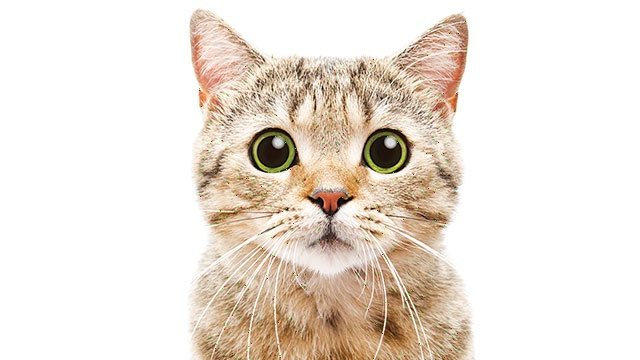
#> input picture File Gambar/kucing.jpg, 640 x 360 px, found by its file name
$ jupyter execute 2.EkstrasiFiturBerdasarkanWarna.ipynb
#> lines starting #> are read from the running program, lines starting #| are printed output that depends on the picture
Import Library

[cell 1]
import numpy as np
import imageio
import matplotlib.pyplot as plt
import cv2

Membaca gambar

[cell 2]
img_bgr = cv2.imread("kucing.jpg")
#> img_bgr is the input picture: shape (360, 640, 3); mean B, G, R 217.4, 226.7, 235.9
img = cv2.cvtColor(img_bgr, cv2.COLOR_BGR2RGB)
height, width, channel = img_bgr.shape
#> height = 360; width = 640; channel = 3

Membuat variable untuk menyimpan data gambar

[cell 3]
hgr = np.zeros((256))
hgg = np.zeros((256))
hgb = np.zeros((256))
hgrgb = np.zeros((768), dtype=np.int32)

Mengisi nilai dalam array hg dengan 0

[cell 4]
def makeItZero():
    for x in range(0, 256):
        hgr[x] = 0
        hgg[x] = 0
        hgb[x] = 0

    for x in range(0,768):
        hgrgb[x] = 0

Menghitung nilai dari gambar

[cell 5]
makeItZero()

temp = [0]
for y in range(0, height):
    for x in range(0, width):
        red = int(img[y][x][0])
        green = int(img[y][x][1])
        blue = int(img[y][x][2])
        red = red + 0
        green = green + 256
        blue = blue + 512

        hgrgb[red] += 1
        hgrgb[green] += 1
        hgrgb[blue] += 1
#> after the loop, hgrgb = 768 values, max 145903 at index 255, min 1 at index 2, mean 900

binsrgb = np.linspace(0, 768, 100)
binsr = np.linspace(0, 0, 100)
plt.hist(hgr, binsr, color = "red", alpha=0.5)
binsg = np.linspace(0, 256, 100)
plt.hist(hgr, binsg, color = "green", alpha=0.5)
binsb = np.linspace(0, 768, 100)
plt.hist(hgr, binsb, color = "blue", alpha=0.5)
#plt.hist(hgr, binsrgb, alpha=0.5)
plt.plot(hgrgb)
plt.title("Histogram Red Green Blue")
plt.show()
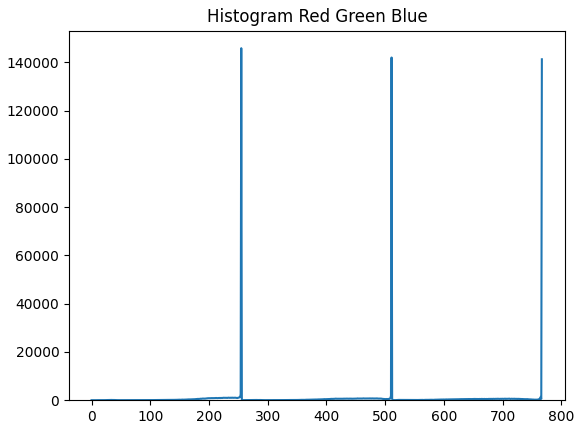
#> figure drawn by matplotlib, 1 panel; tallest bar 256 high, from x = 0 to 0; tallest bar 256 high, from x = 2.22e-16 to 2.59; tallest bar 256 high, from x = 0 to 7.76; curve peaks at x = 255, y = 145903

Menggunakan OpenCV

[cell 6]
hist_img = cv2.calcHist([img], [0], None, [768], [0, 768])
#> hist_img = 768 values, max 145903 at index 255, min 0 at index 256, mean 300
plt.plot(hist_img)
plt.title("Histogram Red Green Blue")
plt.show()
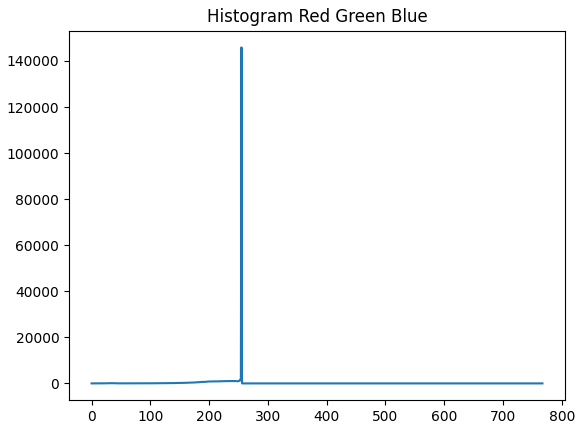
#> figure drawn by matplotlib, 1 panel; curve peaks at x = 255, y = 145903

Menampilkan histogram

[cell 7]
makeItZero()

for y in range(0, img.shape[0]):
    for x in range(0, img.shape[1]):
        red = img[y][x][0]
        green = img[y][x][1]
        blue = img[y][x][2]
        hgr[red] += 1
        hgg[green] += 1
        hgb[blue] += 1
#> after the loop, hgb = 256 values, max 141309 at index 255, min 27 at index 3, mean 900; hgg = 256 values, max 142039 at index 255, min 19 at index 44, mean 900; hgr = 256 values, max 145903 at index 255, min 1 at index 2, mean 900
def plot_result(red, green, blue):
    bins = np.linspace(0, 256, 128)

    fig, [ax1, ax2, ax3] = plt.subplots(1, 3, sharey=True)

    for ax in [ax1, ax2, ax3]:
        ax.spines["top"].set_visible(False)
        ax.spines["right"].set_visible(False)
        ax.spines["left"].set_visible(False)
        ax.spines["bottom"].set_visible(False)
        ax.grid(color='b', linestyle='--', linewidth=0.5, alpha=0.3)
        ax.tick_params(direction='out', color='b', width='1')

    ax1.set_title('Red')
    ax2.set_title('Green')
    ax3.set_title('Blue')

    ax1.hist(red, bins, color="red", alpha=1)
    ax2.hist(green, bins, color="green", alpha=1)
    ax3.hist(blue, bins, color="blue", alpha=1)

plt.rcParams['figure.figsize'] = [20, 7]
plot_result(hgr, hgg, hgb)
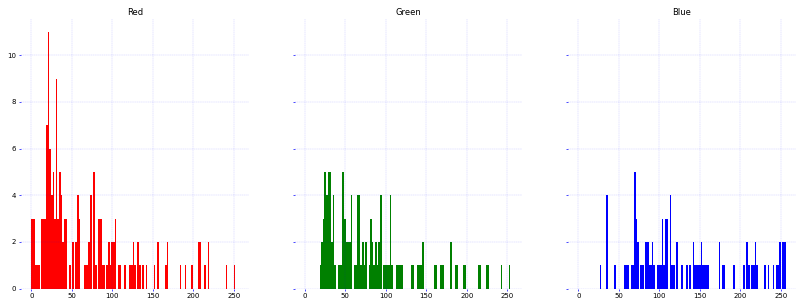
#> figure drawn by matplotlib, 3 panels; panel 1: tallest bar 11 high, from x = 20.16 to 22.17
